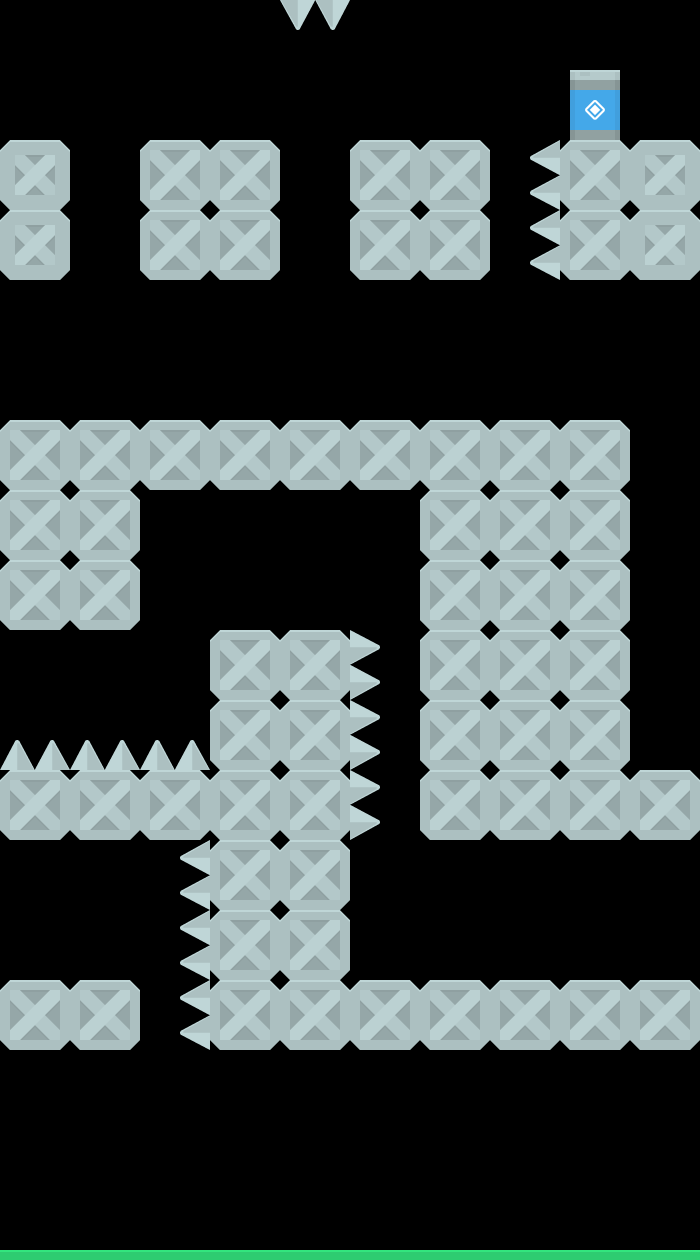

Below is a game level as drawn by its tile map, then a one-line description and the .tmx file that defines it, in full:
An orthogonal 10x18 tile map with 70x70 px tiles, 1 tile layer (Tile Layer 1) and 20 objects (13x collision, 5x danger, player, exit).

<map version="1.4" tiledversion="1.4.3" orientation="orthogonal" renderorder="right-down" width="10" height="18" tilewidth="70" tileheight="70" infinite="0" nextlayerid="5" nextobjectid="29">
 <tileset firstgid="1" source="Rocket.tsx" />
 <layer id="1" name="Tile Layer 1" width="10" height="18">
  <data encoding="csv">
0,0,0,0,38,0,0,0,0,0,
0,0,0,0,0,0,0,0,90,0,
58,0,57,57,0,57,57,2684354598,57,58,
58,0,57,57,0,57,57,2684354598,57,58,
0,0,0,0,0,0,0,0,0,0,
0,0,0,0,0,0,0,0,0,0,
57,57,57,57,57,57,57,57,57,0,
57,57,0,0,0,0,57,57,57,0,
57,57,0,0,0,0,57,57,57,0,
0,0,0,57,57,1610612774,57,57,57,0,
3221225510,3221225510,3221225510,57,57,1610612774,57,57,57,0,
57,57,57,57,57,1610612774,57,57,57,57,
0,0,2684354598,57,57,0,0,0,0,0,
0,0,2684354598,57,57,0,0,0,0,0,
57,57,2684354598,57,57,57,57,57,57,57,
0,0,0,0,0,0,0,0,0,0,
0,0,0,0,0,0,0,0,0,0,
11,11,11,11,11,11,11,11,11,11
</data>
 </layer>
 <objectgroup id="3" name="objects">
  <object id="1" name="player" x="241.263" y="1155.37" width="22.6667" height="26.6667" />
  <object id="2" name="exit" x="570.666" y="72.4211" width="53.7544" height="65.1228" />
 </objectgroup>
 <objectgroup id="4" name="physics">
  <object id="8" name="collision" x="1" y="1250" width="704" height="24" />
  <object id="10" name="collision" x="5.61404" y="145.965" width="61.7544" height="130.526" />
  <object id="11" name="collision" x="147.368" y="141.754" width="129.123" height="137.544" />
  <object id="12" name="collision" x="352.281" y="138.947" width="134.737" height="140.351" />
  <object id="13" name="collision" x="567.018" y="141.754" width="133.333" height="134.737" />
  <object id="14" name="collision" x="2.80702" y="419.649" width="625.965" height="67.3684" />
  <object id="15" name="collision" x="0" y="488.421" width="138.947" height="140.351" />
  <object id="16" name="collision" x="421.053" y="489.825" width="209.123" height="349.474" />
  <object id="17" name="collision" x="631.579" y="764.912" width="68.7719" height="72.9825" />
  <object id="18" name="collision" x="209.123" y="625.965" width="138.947" height="425.263" />
  <object id="19" name="collision" x="353.684" y="983.86" width="345.263" height="65.9649" />
  <object id="20" name="collision" x="1.40351" y="770.526" width="206.316" height="65.9649" />
  <object id="21" name="collision" x="2.80702" y="978.246" width="133.333" height="71.5789" />
  <object id="22" name="danger" x="281.333" y="2.66667" width="67.3333" height="24.6667" />
  <object id="23" name="danger" x="536" y="143.333" width="28" height="138.667" />
  <object id="24" name="danger" x="351.333" y="631.333" width="25.3333" height="211.333" />
  <object id="25" name="danger" x="185.333" y="840" width="22.6667" height="208" />
  <object id="26" name="danger" x="3.33333" y="741.333" width="204" height="28.6667" />
 </objectgroup>
</map>
